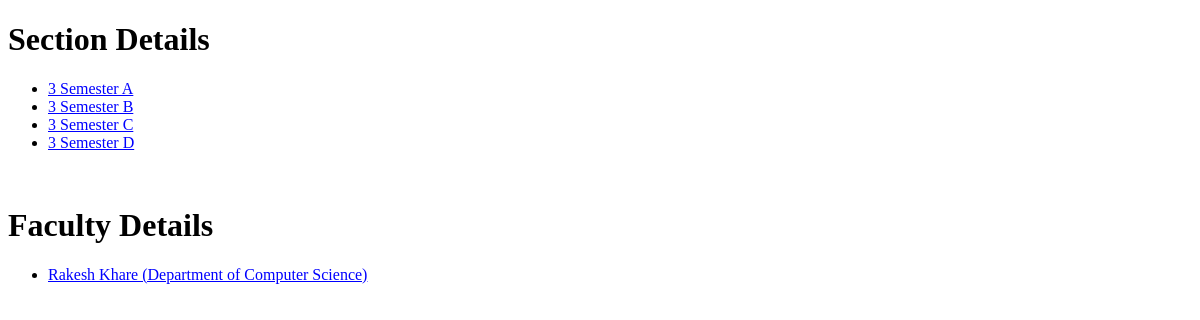
Page /scheduler/ on the earlier database version.
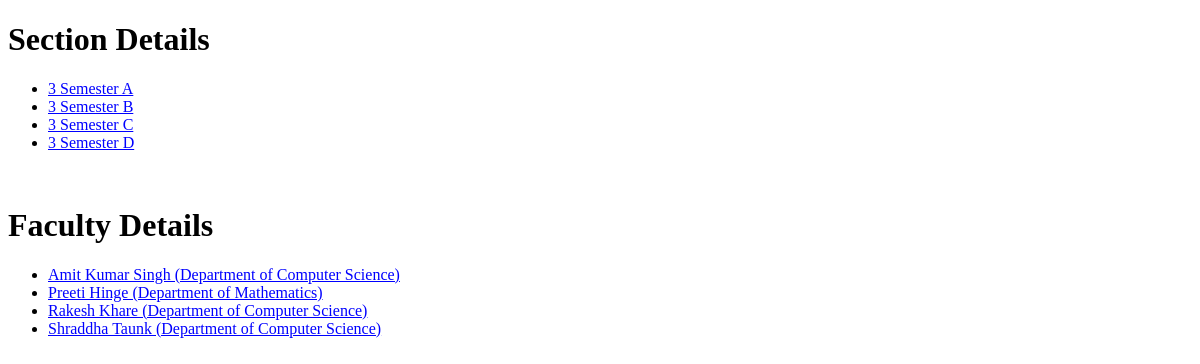
Same page on the later database version.
### scheduler/models.py (models this page shows)
class Section(models.Model):
    semester = models.PositiveSmallIntegerField()
    name = models.CharField(max_length=1)
    subjects = models.ManyToManyField(Subject, blank=True, related_name="sections")
    def __str__(self):
        return f"{self.semester} Semester {self.name}"

class Faculty(models.Model):
    first = models.CharField(max_length=64)
    last = models.CharField(max_length=64)
    department = models.ForeignKey(Department, on_delete=models.PROTECT, related_name="members")
    subjects = models.ManyToManyField(Subject, blank=True, related_name="faculty")
    def __str__(self):
        return f"{self.first} {self.last} ({self.department})"

class Department(models.Model):
    name = models.CharField(max_length=64)
    def __str__(self):
        return f"Department of {self.name}"

### scheduler/views.py (the view)
# urls.py: path("", views.index, name="index"),
def index(request):
    sections = Section.objects.all().order_by("semester", "name")
    faculty_members = Faculty.objects.all().order_by("first", "last")
    return render(request, "scheduler/index.html", {
        "sections": sections,
        "faculty_members": faculty_members,
    })

### scheduler/templates/scheduler/index.html
{% extends "scheduler/layout.html" %}
{% block body %}
    <h1>Section Details</h1>
    <ul>
        {% for section in sections %}
            <li>
                <a style="color: blue;" href="{% url 'section_detail' section.id %}">{{ section }}</a>
            </li>
        {% empty %}
            <li>No section available.</li>
        {% endfor %}
    </ul> <br>
    <h1>Faculty Details</h1>
    <ul>
        {% for faculty in faculty_members %}
            <li>
                <a style="color: blue;" href="{% url 'faculty_detail' faculty.id %}">{{ faculty }}</a>
            </li>
        {% empty %}
            <li>No details available.</li>
        {% endfor %}
    </ul> <br>
{% endblock %}

Differences in the rows shown:
added Faculty: first+last+department "Amit Kumar Singh (Department of Computer Science)"
added Faculty: first+last+department "Preeti Hinge (Department of Mathematics)"
added Faculty: first+last+department "Shraddha Taunk (Department of Computer Science)"
